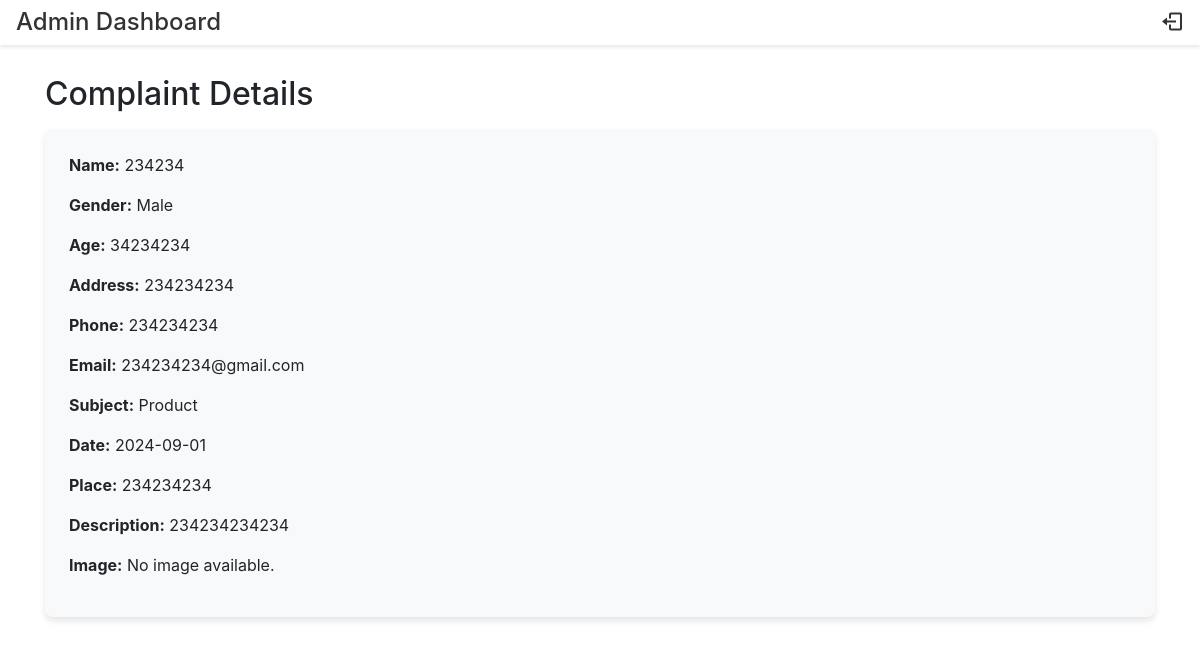
/Complaint-system-management-main/complaint_details.php?id=14 (signed in), run on the app's committed database.
### tables this page shows
CREATE TABLE `complaints` (
  `id` int(11) NOT NULL,
  `name` varchar(255) NOT NULL,
  `gender` varchar(50) NOT NULL,
  `age` int(11) NOT NULL,
  `address` text NOT NULL,
  `phone` varchar(20) NOT NULL,
  `email` varchar(255) NOT NULL,
  `subject` varchar(50) NOT NULL,
  `date` date NOT NULL,
  `place` text NOT NULL,
  `description` text NOT NULL,
  `image_path` varchar(255) DEFAULT 'none',
  `viewed` tinyint(1) DEFAULT 0
);

### Complaint-system-management-main/complaint_details.php (the view, shortened to what this page needs)
<?php
include 'header.php';
if (isset($_GET['id'])) {
    $id = intval($_GET['id']);
    $servername = "localhost";
    $username = "root";
    $password = "";
    $dbname = "complaint_db";
    $conn = new mysqli($servername, $username, $password, $dbname);
    $sql = "SELECT * FROM complaints WHERE id = ?";
    $stmt = $conn->prepare($sql);
    $stmt->bind_param("i", $id);
    $stmt->execute();
    $result = $stmt->get_result();
    $complaint = $result->fetch_assoc();
} else {
    echo "Invalid request.";
    exit;
}
?>
<!DOCTYPE html>
<html lang="en">
<head>
    <link href="https://stackpath.bootstrapcdn.com/bootstrap/4.5.2/css/bootstrap.min.css" rel="stylesheet">
    <link href="https://cdn.jsdelivr.net/npm/aos@2.3.1/dist/aos.css" rel="stylesheet">
</head>
<body>
    <div class="container">
        <h2 data-aos="fade-down">Complaint Details</h2>
        <?php if ($complaint): ?>
            <div class="complaint-detail" data-aos="fade-up" data-aos-delay="100">
                <p><strong>Name:</strong> <?php echo htmlspecialchars($complaint['name']); ?></p>
                <p><strong>Gender:</strong> <?php echo htmlspecialchars($complaint['gender']); ?></p>
                <p><strong>Age:</strong> <?php echo htmlspecialchars($complaint['age']); ?></p>
                <p><strong>Address:</strong> <?php echo htmlspecialchars($complaint['address']); ?></p>
                <p><strong>Phone:</strong> <?php echo htmlspecialchars($complaint['phone']); ?></p>
                <p><strong>Email:</strong> <?php echo htmlspecialchars($complaint['email']); ?></p>
                <p><strong>Subject:</strong> <?php echo htmlspecialchars($complaint['subject']); ?></p>
                <p><strong>Date:</strong> <?php echo htmlspecialchars($complaint['date']); ?></p>
                <p><strong>Place:</strong> <?php echo htmlspecialchars($complaint['place']); ?></p>
                <p><strong>Description:</strong> <?php echo htmlspecialchars($complaint['description']); ?></p>
                <?php if (!empty($complaint['image_path']) && $complaint['image_path'] != 'none'): ?>
                    <p><strong>Image:</strong> <a href="<?php echo htmlspecialchars($complaint['image_path']); ?>" target="_blank">View Image</a></p>
                <?php else: ?>
                    <p><strong>Image:</strong> No image available.</p>
                <?php endif; ?>
            </div>
        <?php else: ?>
            <p data-aos="fade-up" data-aos-delay="200">Complaint not found.</p>
        <?php endif; ?>
    </div>
</body>
</html>

### Complaint-system-management-main/complaint_details.php (style rules this page uses)
.complaint-detail { background-color: #f8f9fa; padding: 1.5rem; border-radius: 8px; box-shadow: 0 4px 6px rgba(0, 0, 0, 0.1); }
h2 { margin-top: 30px; margin-bottom: 1rem; }

### data on the page
complaints: name "234234", gender "Male", age "34234234", address "234234234", phone "234234234", email "234234234@gmail.com", subject "Product", date "2024-09-01", place "234234234", description "234234234234"
